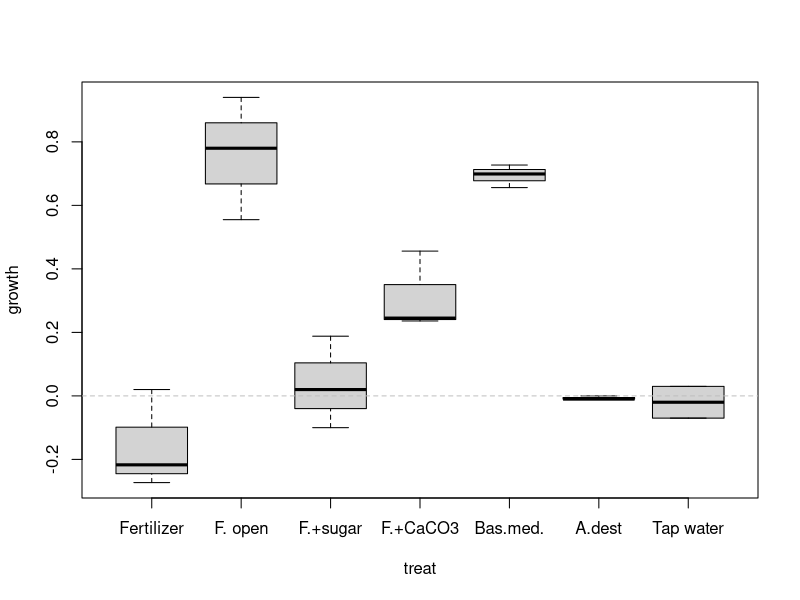
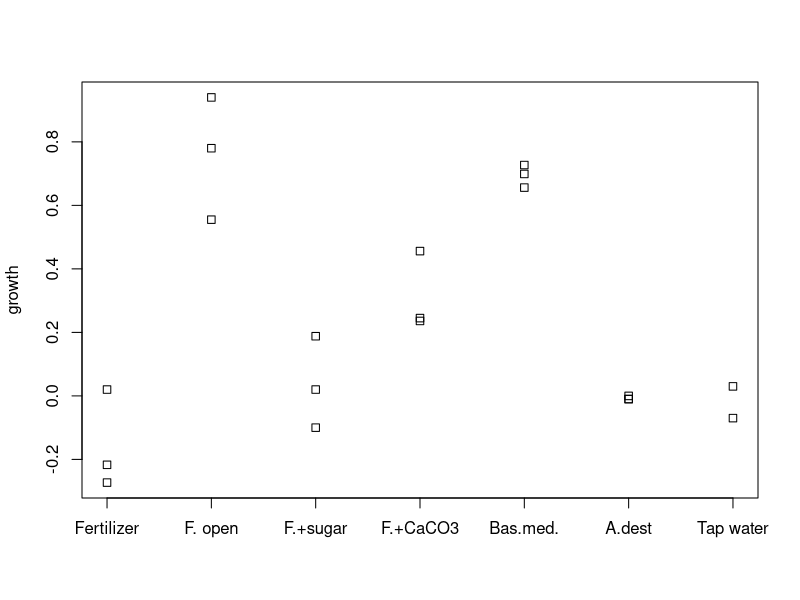
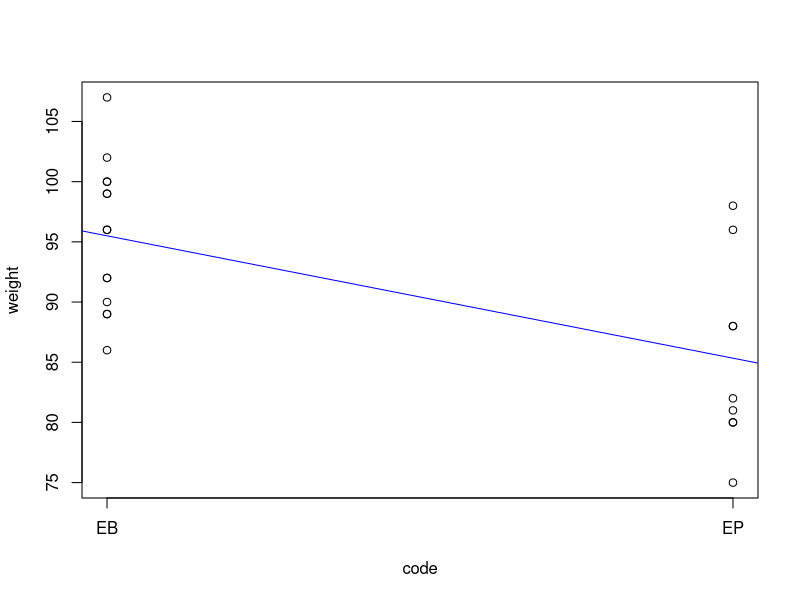
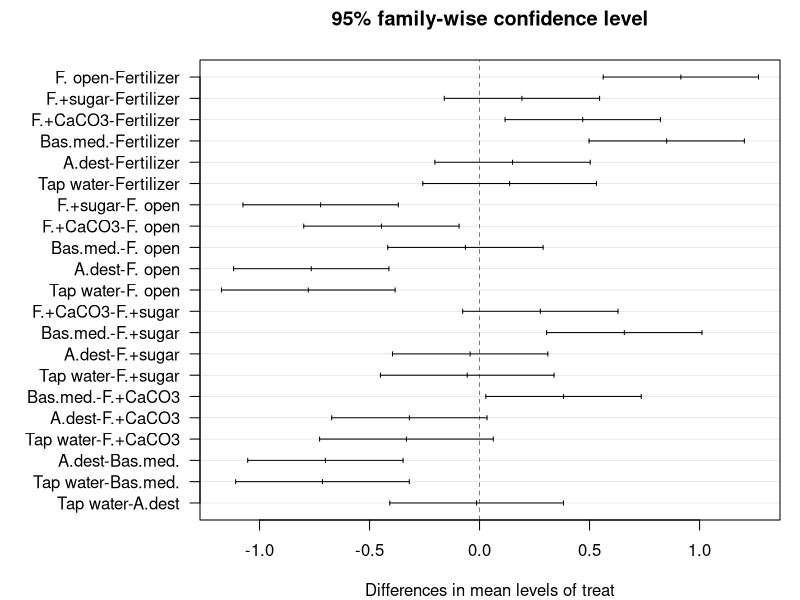
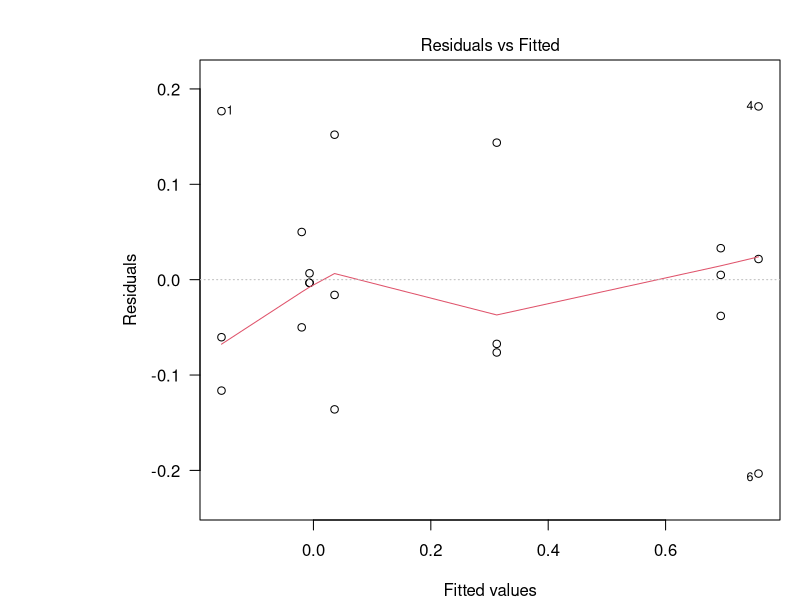
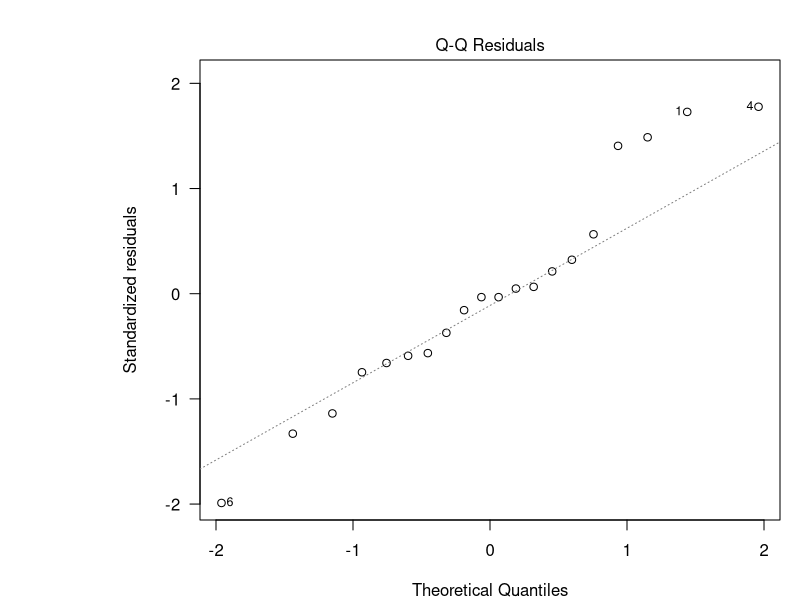
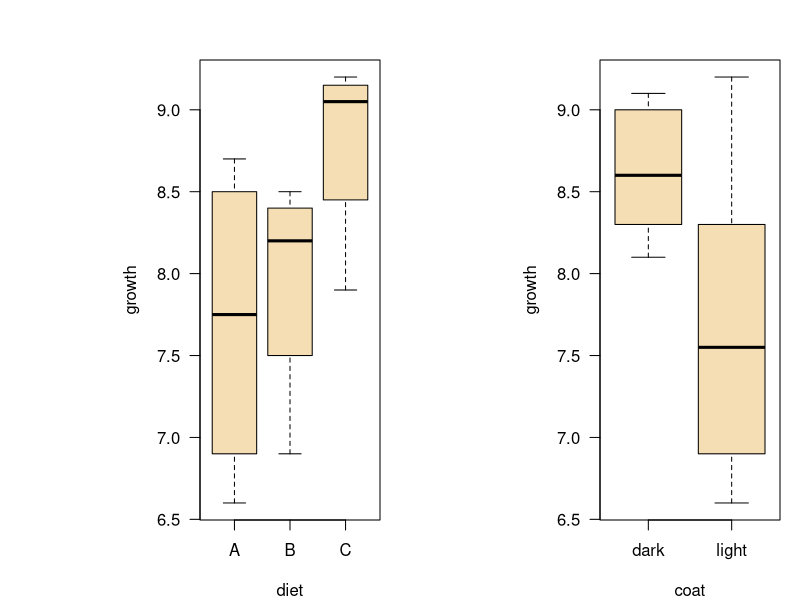
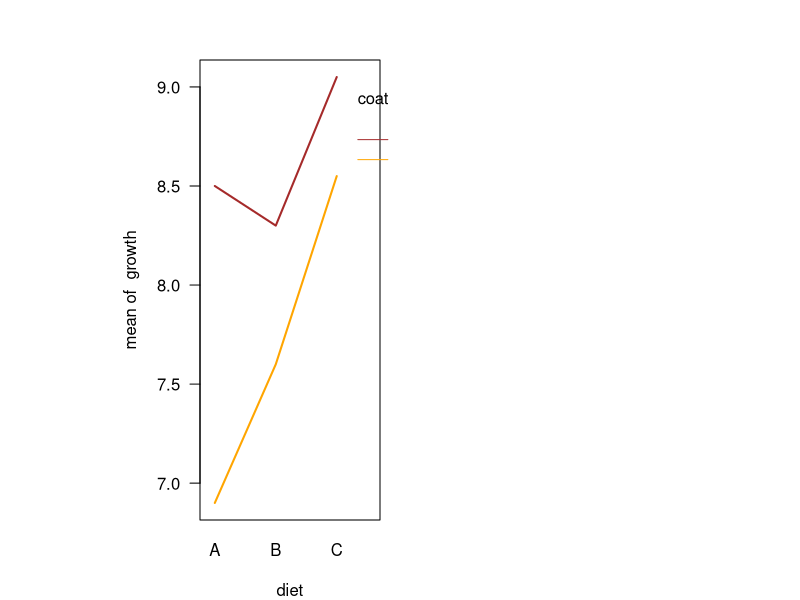

Source code (R) for these figures, in order:
## ---- chunk 1
knitr::opts_chunk$set(echo = FALSE)
library("dplyr")
library("tidyr")
library("kableExtra")
library("car")
mypar <- list(las=1, cex.lab=1.4, cex.axis=1.4, lwd=2)
## ---- chunk 2
dat <- data.frame(
  treat  = factor(c("Fertilizer", "Fertilizer", "Fertilizer", 
             "F. open", "F. open", "F. open", 
             "F.+sugar", "F.+sugar", "F.+sugar", 
             "F.+CaCO3", "F.+CaCO3", "F.+CaCO3", 
             "Bas.med.", "Bas.med.", "Bas.med.", 
             "A.dest", "A.dest", "A.dest", 
             "Tap water", "Tap water"),
             levels=c("Fertilizer", "F. open", "F.+sugar", 
                    "F.+CaCO3", "Bas.med.", "A.dest", "Tap water")),
  rep   = c(1, 2, 3, 1, 2, 3, 1, 2, 3, 1, 2, 3, 1, 2, 3, 1, 2, 3, 1, 2), 
  growth = c(0.02, -0.217, -0.273, 0.94, 0.78, 0.555, 0.188, -0.1, 0.02, 
             0.245, 0.236, 0.456, 0.699, 0.727, 0.656, -0.01, 0, -0.01, 0.03, -0.07)
)

xdat <- 
  dat %>% 
  pivot_wider(id_cols = treat, names_from=rep, values_from=growth, names_prefix="replicate ")
## ---- chunk 3
xdat %>% 
  kable('html', caption="Data set: Growth from day 2 to day 6 (in relative units)") %>% 
  kable_styling(bootstrap_options = "striped", full_width = FALSE)
## ---- chunk 4
dat %>% 
  kable('html', caption="Data set: Growth from day 2 to day 6 (in relative units)") %>% 
  kable_styling(bootstrap_options = c("striped"), full_width = FALSE)
## ---- chunk 5
dat <- data.frame(
  treat  = factor(c("Fertilizer", "Fertilizer", "Fertilizer", 
             "F. open", "F. open", "F. open", 
             "F.+sugar", "F.+sugar", "F.+sugar", 
             "F.+CaCO3", "F.+CaCO3", "F.+CaCO3", 
             "Bas.med.", "Bas.med.", "Bas.med.", 
             "A.dest", "A.dest", "A.dest", 
             "Tap water", "Tap water"),
             levels=c("Fertilizer", "F. open", "F.+sugar", 
                    "F.+CaCO3", "Bas.med.", "A.dest", "Tap water")),
  rep   = c(1, 2, 3, 1, 2, 3, 1, 2, 3, 1, 2, 3, 1, 2, 3, 1, 2, 3, 1, 2), 
  growth = c(0.02, -0.217, -0.273, 0.94, 0.78, 0.555, 0.188, -0.1, 0.02, 
             0.245, 0.236, 0.456, 0.699, 0.727, 0.656, -0.01, 0, -0.01, 0.03, -0.07)
)
## ---- chunk 6
boxplot(growth ~ treat, data=dat)
abline(h=0, lty="dashed", col="grey")
## ---- chunk 7
stripchart(growth ~ treat, data=dat, vertical=TRUE)
## ---- chunk 8
clem_edeka <- data.frame(
  brand = c("EP", "EB", "EB", "EB", "EB", "EB", "EB", "EB", "EB", "EB", "EB", 
            "EB", "EB", "EB", "EP", "EP", "EP", "EP", "EP", "EP", "EP", "EB", "EP"),
  weight = c(88, 96, 100, 96, 90, 100, 92, 92, 102, 99, 86, 89, 99, 89, 75, 80, 
             81, 96, 82, 98, 80, 107, 88)
)

clem_edeka$code <- as.numeric(factor(clem_edeka$brand))

plot(weight ~ code, data=clem_edeka, axe=FALSE)
m <- lm(weight ~ code, data=clem_edeka)
axis(1, at=c(1,2), labels=c("EB", "EP")); axis(2); box()
abline(m, col="blue")
## ---- chunk 9
(var_tot <- var(clem_edeka$weight))
## ---- chunk 10
(var_res <- var(residuals(m)))
## ---- chunk 11
1 - var_res / var_tot
## ---- chunk 12
m <- lm(growth ~ treat, data=dat)
## ---- chunk 13
anova(m)
## ---- chunk 14
tk <- TukeyHSD(aov(m))
tk
## ---- chunk 15
par(las = 1)             # las = 1 make y annotation horizontal
par(mar = c(4, 10, 3, 1)) # more space at the left for axis annotation
plot(tk)
## ---- chunk 16
plot(m, which=1)
## ---- chunk 17
plot(m, which=2)
## ---- chunk 18
fligner.test(growth ~ treat, data=dat)
## ---- chunk 19
oneway.test(growth ~ treat, data=dat)
## ---- chunk 20
hams <- data.frame(No=1:12,
                   growth=c(6.6, 7.2, 6.9, 8.3, 7.9, 9.2,
                            8.3, 8.7, 8.1, 8.5, 9.1, 9.0),
                   diet= rep(c("A", "B", "C"), each=2),
                   coat= rep(c("light", "dark"), each=6)
                   )
## ---- chunk 21
hams <- data.frame(No = 1:12,
                   growth = c(6.6, 7.2, 6.9, 8.3, 7.9, 9.2,
                            8.3, 8.7, 8.1, 8.5, 9.1, 9.0),
                   diet = rep(c("A", "B", "C"), each=2),
                   coat = rep(c("light", "dark"), each=6)
                   )
## ---- chunk 22
hams %>% 
  kable('html', caption="Data set: Growth of hamsters (in gramm)") %>% 
  kable_styling(bootstrap_options = c("striped"), full_width = FALSE)
## ---- chunk 23
par(mfrow=c(1, 2))
boxplot(growth ~ diet, data = hams, col="wheat")
boxplot(growth ~ coat, data=hams, col="wheat")
## ---- chunk 24
m <- lm(growth~coat*diet, data=hams)
anova(m)
## ---- chunk 25
with(hams, interaction.plot(diet, coat, growth, col=c("brown", "orange"), lty=1, lwd=2))
## ---- chunk 26
par(mfrow=c(1, 2))
par(cex=1.2, las=1)
qqnorm(residuals(m))
qqline(residuals(m))

plot(residuals(m)~fitted(m))
abline(h=0)
## ---- chunk 27
fligner.test(growth ~ interaction(coat, diet), data=hams)
## ---- chunk 28
mcyst <-  data.frame(treat = factor(c(rep("Control", 5),
                                       rep("MCYST", 5),
                                       rep("Subst A", 5)),
                                levels=c("Control", "MCYST", "Subst A")),
                      mu   = c(0.086, 0.101, 0.086, 0.086, 0.099,
                               0.092, 0.088, 0.093, 0.088, 0.086,
                               0.095, 0.102, 0.106, 0.106, 0.106)
                     )
## ---- chunk 29
par(mar=c(4, 8, 2, 1), las=1)
m <- lm(mu ~ treat, data=mcyst)
anova(m)
plot(TukeyHSD(aov(m)))
## ---- chunk 30
Control <- mcyst$mu[mcyst$treat == "Control"]
MCYST   <- mcyst$mu[mcyst$treat == "MCYST"]
SubstA  <- mcyst$mu[mcyst$treat == "Subst A"]
## ---- chunk 31
p1 <- t.test(Control, MCYST)$p.value
p2 <- t.test(Control, SubstA)$p.value
p3 <- t.test(MCYST, SubstA)$p.value
## ---- chunk 32
c(p1, p2, p3)
## ---- chunk 33
p.adjust(c(p1, p2, p3))
## ---- chunk 34
## Birth Weight Data see stats/demo/lm.glm.R
dobson <- data.frame(
  week = c(40, 38, 40, 35, 36, 37, 41, 40, 37, 38, 40, 38,
	 40, 36, 40, 38, 42, 39, 40, 37, 36, 38, 39, 40),
  weight = c(2968, 2795, 3163, 2925, 2625, 2847, 3292, 3473, 2628, 3176,
	    3421, 2975, 3317, 2729, 2935, 2754, 3210, 2817, 3126, 2539,
	    2412, 2991, 2875, 3231),
  sex = gl(2, 12, labels=c("M","F"))
)
plot(weight ~ week, data=dobson, col=c("blue", "red")[as.numeric(sex)], pch=16)
fem <- lm(weight ~ week, data=dobson, subset = sex=="F")
mal <- lm(weight ~ week, data=dobson, subset = sex=="M")
abline(fem, col="red")
abline(mal, col="blue")
## ---- chunk 35
boxplot(weight ~ sex,data=dobson, ylab="weight")
t.test(weight ~ sex, data=dobson, var.equal=TRUE)
## ---- chunk 36
m <- lm(weight ~ week * sex, data=dobson)
anova(m)
## ---- chunk 37
plot(weight ~ week, data=dobson, col=c("blue","red")[as.numeric(sex)], pch=16)
p <- coef(m)
abline(a=p[1], b=p[2], col="red")
abline(a=p[1]+p[3], b=p[2]+p[4], col="blue")

fem <- lm(weight ~ week, data=dobson, subset = sex=="F")
mal <- lm(weight ~ week, data=dobson, subset = sex=="M")
abline(fem, col="black", lty="dashed")
abline(mal, col="black", lty="dashed")
## ---- chunk 38
plot(weight ~ week, data=dobson, col=c("blue","red")[as.numeric(sex)], pch=16)

summary(m)
p <- coef(m)
abline(a=p[1],      b=p[2],      col="red")
abline(a=p[1]+p[3], b=p[2]+p[4], col="blue")

## the result is the same as when we would fit separate linear models
fem <- lm(weight ~ week, data=dobson, subset = sex=="F")
mal <- lm(weight ~ week, data=dobson, subset = sex=="M")
abline(fem, col="black", lty="dashed")
abline(mal, col="black", lty="dashed")
## ---- chunk 39
par(mar=c(4.1, 5.1, 1.1, 1.1))
par(cex=1.2, las=1)
par(mfrow=c(1,2))
boxplot(growth~diet, data=hams, col="wheat", xlab="diet", ylab="growth")
boxplot(growth~coat, data=hams, col="wheat", xlab="coat")
## ---- chunk 40
library("car")
m <- lm(growth ~ coat * diet, data = hams)
Anova(m, type="II")
## ---- chunk 41
m1 <- lm(growth ~ diet * coat, data=hams)
m2 <- lm(growth ~ diet + coat, data=hams)
anova(m1, m2)
## ---- chunk 42
AIC(m1, m2)
## ---- chunk 43
m1 <- lm(growth ~ diet * coat, data=hams)
step(m1)
